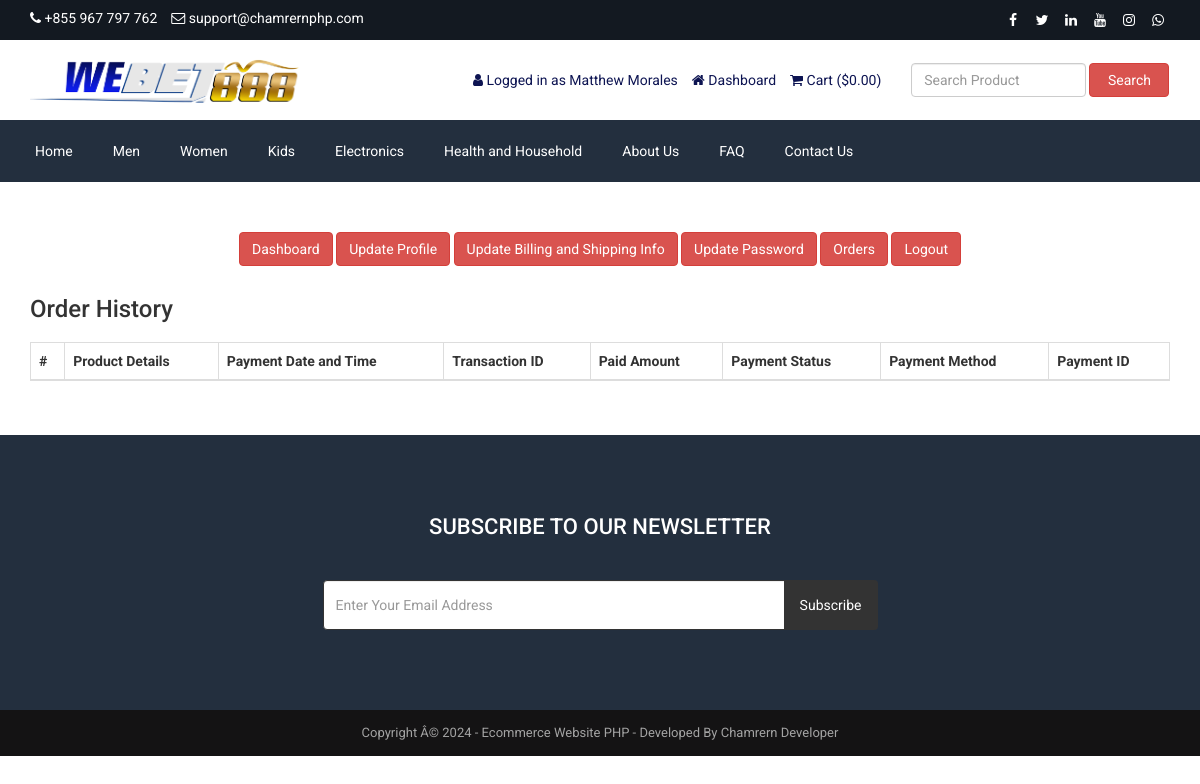
The app's page /customer-order.php (signed in) with its own data.
### tables this page shows
CREATE TABLE IF NOT EXISTS `tbl_settings` (
  `id` int(11) NOT NULL AUTO_INCREMENT,
  `logo` varchar(255) NOT NULL,
  `favicon` varchar(255) NOT NULL,
  `footer_about` text NOT NULL,
  `footer_copyright` text NOT NULL,
  `contact_address` text NOT NULL,
  `contact_email` varchar(255) NOT NULL,
  `contact_phone` varchar(255) NOT NULL,
  `contact_fax` varchar(255) NOT NULL,
  `contact_map_iframe` text NOT NULL,
  `receive_email` varchar(255) NOT NULL,
  `receive_email_subject` varchar(255) NOT NULL,
  `receive_email_thank_you_message` text NOT NULL,
  `forget_password_message` text NOT NULL,
  `total_recent_post_footer` int(10) NOT NULL,
  `total_popular_post_footer` int(10) NOT NULL,
  `total_recent_post_sidebar` int(11) NOT NULL,
  `total_popular_post_sidebar` int(11) NOT NULL,
  `total_featured_product_home` int(11) NOT NULL,
  `total_latest_product_home` int(11) NOT NULL,
  `total_popular_product_home` int(11) NOT NULL,
  `meta_title_home` text NOT NULL,
  `meta_keyword_home` text NOT NULL,
  `meta_description_home` text NOT NULL,
  `banner_login` varchar(255) NOT NULL,
  `banner_registration` varchar(255) NOT NULL,
  `banner_forget_password` varchar(255) NOT NULL,
  `banner_reset_password` varchar(255) NOT NULL,
  `banner_search` varchar(255) NOT NULL,
  `banner_cart` varchar(255) NOT NULL,
  `banner_checkout` varchar(255) NOT NULL,
  `banner_product_category` varchar(255) NOT NULL,
  `banner_blog` varchar(255) NOT NULL,
  `cta_title` varchar(255) NOT NULL,
  `cta_content` text NOT NULL,
  `cta_read_more_text` varchar(255) NOT NULL,
  `cta_read_more_url` varchar(255) NOT NULL,
  `cta_photo` varchar(255) NOT NULL,
  `featured_product_title` varchar(255) NOT NULL,
  `featured_product_subtitle` varchar(255) NOT NULL,
  `latest_product_title` varchar(255) NOT NULL,
  `latest_product_subtitle` varchar(255) NOT NULL,
  `popular_product_title` varchar(255) NOT NULL,
  `popular_product_subtitle` varchar(255) NOT NULL,
  `testimonial_title` varchar(255) NOT NULL,
  `testimonial_subtitle` varchar(255) NOT NULL,
  `testimonial_photo` varchar(255) NOT NULL,
  `blog_title` varchar(255) NOT NULL,
  `blog_subtitle` varchar(255) NOT NULL,
  `newsletter_text` text NOT NULL,
  `paypal_email` varchar(255) NOT NULL,
  `stripe_public_key` varchar(255) NOT NULL,
  `stripe_secret_key` varchar(255) NOT NULL,
  `bank_detail` text NOT NULL,
  `before_head` text NOT NULL,
  `after_body` text NOT NULL,
  `before_body` text NOT NULL,
  `home_service_on_off` int(11) NOT NULL,
  `home_welcome_on_off` int(11) NOT NULL,
  `home_featured_product_on_off` int(11) NOT NULL,
  `home_latest_product_on_off` int(11) NOT NULL,
  `home_popular_product_on_off` int(11) NOT NULL,
  `home_testimonial_on_off` int(11) NOT NULL,
  `home_blog_on_off` int(11) NOT NULL,
  `newsletter_on_off` int(11) NOT NULL,
  `ads_above_welcome_on_off` int(1) NOT NULL,
  `ads_above_featured_product_on_off` int(1) NOT NULL,
  `ads_above_latest_product_on_off` int(1) NOT NULL,
  `ads_above_popular_product_on_off` int(1) NOT NULL,
  `ads_above_testimonial_on_off` int(1) NOT NULL,
  `ads_category_sidebar_on_off` int(1) NOT NULL,
  PRIMARY KEY (`id`)
);

CREATE TABLE IF NOT EXISTS `tbl_social` (
  `social_id` int(11) NOT NULL AUTO_INCREMENT,
  `social_name` varchar(30) NOT NULL,
  `social_url` varchar(255) NOT NULL,
  `social_icon` varchar(30) NOT NULL,
  PRIMARY KEY (`social_id`)
);

CREATE TABLE IF NOT EXISTS `tbl_top_category` (
  `tcat_id` int(11) NOT NULL AUTO_INCREMENT,
  `tcat_name` varchar(255) NOT NULL,
  `show_on_menu` int(1) NOT NULL,
  PRIMARY KEY (`tcat_id`)
);

CREATE TABLE IF NOT EXISTS `tbl_page` (
  `id` int(11) NOT NULL AUTO_INCREMENT,
  `about_title` varchar(255) NOT NULL,
  `about_content` text NOT NULL,
  `about_banner` varchar(255) NOT NULL,
  `about_meta_title` varchar(255) NOT NULL,
  `about_meta_keyword` text NOT NULL,
  `about_meta_description` text NOT NULL,
  `faq_title` varchar(255) NOT NULL,
  `faq_banner` varchar(255) NOT NULL,
  `faq_meta_title` varchar(255) NOT NULL,
  `faq_meta_keyword` text NOT NULL,
  `faq_meta_description` text NOT NULL,
  `blog_title` varchar(255) NOT NULL,
  `blog_banner` varchar(255) NOT NULL,
  `blog_meta_title` varchar(255) NOT NULL,
  `blog_meta_keyword` text NOT NULL,
  `blog_meta_description` text NOT NULL,
  `contact_title` varchar(255) NOT NULL,
  `contact_banner` varchar(255) NOT NULL,
  `contact_meta_title` varchar(255) NOT NULL,
  `contact_meta_keyword` text NOT NULL,
  `contact_meta_description` text NOT NULL,
  `pgallery_title` varchar(255) NOT NULL,
  `pgallery_banner` varchar(255) NOT NULL,
  `pgallery_meta_title` varchar(255) NOT NULL,
  `pgallery_meta_keyword` text NOT NULL,
  `pgallery_meta_description` text NOT NULL,
  `vgallery_title` varchar(255) NOT NULL,
  `vgallery_banner` varchar(255) NOT NULL,
  `vgallery_meta_title` varchar(255) NOT NULL,
  `vgallery_meta_keyword` text NOT NULL,
  `vgallery_meta_description` text NOT NULL,
  PRIMARY KEY (`id`)
);

### customer-order.php (the view, shortened to what this page needs)
<?php require_once('header.php'); ?>
<div class="page">
    <div class="container">
        <div class="row">
            <div class="col-md-12">
                <?php require_once('customer-sidebar.php'); ?>
            </div>
            <div class="col-md-12">
                <div class="user-content">
                    <h3><?php echo LANG_VALUE_25; ?></h3>
                    <div class="table-responsive">
                        <table class="table table-bordered table-striped table-hover">
                            <thead>
                                <tr>
                                    <th><?php echo '#' ?></th>
                                    <th><?php echo LANG_VALUE_48; ?></th>
                                    <th><?php echo LANG_VALUE_27; ?></th>
                                    <th><?php echo LANG_VALUE_28; ?></th>
                                    <th><?php echo LANG_VALUE_29; ?></th>
                                    <th><?php echo LANG_VALUE_30; ?></th>
                                    <th><?php echo LANG_VALUE_31; ?></th>
                                    <th><?php echo LANG_VALUE_32; ?></th>
                                </tr>
                            </thead>
                        </table>
                        <div class="pagination" style="overflow: hidden;">
                    </div>
                </div>
            </div>
        </div>
    </div>
</div>
<?php require_once('footer.php'); ?>

### header.php (shortened to what this page needs)
<?php
include("admin/inc/config.php");
$statement = $pdo->prepare("SELECT * FROM tbl_settings WHERE id=1");
$statement->execute();
$result = $statement->fetchAll(PDO::FETCH_ASSOC);
foreach ($result as $row) {
	$logo = $row['logo'];
	$contact_email = $row['contact_email'];
	$contact_phone = $row['contact_phone'];
}
?>
<!DOCTYPE html>
<html lang="en">
<head>
	<link rel="stylesheet" href="assets/css/bootstrap.min.css">
	<link rel="stylesheet" href="assets/css/font-awesome.min.css">
	<link rel="stylesheet" href="assets/css/owl.carousel.min.css">
	<link rel="stylesheet" href="assets/css/owl.theme.default.min.css">
	<link rel="stylesheet" href="assets/css/jquery.bxslider.min.css">
	<link rel="stylesheet" href="assets/css/magnific-popup.css">
	<link rel="stylesheet" href="assets/css/rating.css">
	<link rel="stylesheet" href="assets/css/spacing.css">
	<link rel="stylesheet" href="assets/css/bootstrap-touch-slider.css">
	<link rel="stylesheet" href="assets/css/animate.min.css">
	<link rel="stylesheet" href="assets/css/tree-menu.css">
	<link rel="stylesheet" href="assets/css/select2.min.css">
	<link rel="stylesheet" href="assets/css/main.css">
	<link rel="stylesheet" href="assets/css/responsive.css">
	<?php
	$statement = $pdo->prepare("SELECT * FROM tbl_page WHERE id=1");
	$statement->execute();
	$result = $statement->fetchAll(PDO::FETCH_ASSOC);
	?>
</head>
<body>
	<div class="top">
		<div class="container">
			<div class="row">
				<div class="col-md-6 col-sm-6 col-xs-12">
					<div class="left">
						<ul>
							<li><i class="fa fa-phone"></i> <?php echo $contact_phone; ?></li>
							<li><i class="fa fa-envelope-o"></i> <?php echo $contact_email; ?></li>
						</ul>
					</div>
				</div>
				<div class="col-md-6 col-sm-6 col-xs-12">
					<div class="right">
						<ul>
							<?php
							$statement = $pdo->prepare("SELECT * FROM tbl_social");
							$statement->execute();
							$result = $statement->fetchAll(PDO::FETCH_ASSOC);
							foreach ($result as $row) {
							?>
								<?php if ($row['social_url'] != '') : ?>
									<li><a href="<?php echo $row['social_url']; ?>"><i class="<?php echo $row['social_icon']; ?>"></i></a></li>
								<?php endif; ?>
							<?php
							}
							?>
						</ul>
					</div>
				</div>
			</div>
		</div>
	</div>
	<div class="header" id="head">
		<div class="container">
			<div class="row inner">
				<div class="col-md-4 logo">
					<a href="/"><img src="assets/uploads/<?php echo $logo; ?>" alt="logo image"></a>
				</div>
				<div class="col-md-5 right">
					<ul>
						<?php
						if (isset($_SESSION['customer'])) {
						?>
							<li><i class="fa fa-user"></i> <?php echo LANG_VALUE_13; ?> <?php echo $_SESSION['customer']['cust_name']; ?></li>
							<li><a href="dashboard.php"><i class="fa fa-home"></i> <?php echo LANG_VALUE_89; ?></a></li>
						<?php
						} else {
						?>
							<li><a href="login.php"><i class="fa fa-sign-in"></i> <?php echo LANG_VALUE_9; ?></a></li>
							<li><a href="registration.php"><i class="fa fa-user-plus"></i> <?php echo LANG_VALUE_15; ?></a></li>
						<?php
						}
						?>
						<li><a href="cart.php"><i class="fa fa-shopping-cart"></i> <?php echo LANG_VALUE_18; ?> (<?php echo LANG_VALUE_1; ?><?php
																																			if (isset($_SESSION['cart_p_id'])) {
																																				$table_total_price = 0;
																																				$i = 0;
																																				foreach ($_SESSION['cart_p_qty'] as $key => $value) {
																																					$i++;
																																					$arr_cart_p_qty[$i] = $value;
																																				}
																																				$i = 0;
																																				foreach ($_SESSION['cart_p_current_price'] as $key => $value) {
																																					$i++;
																																					$arr_cart_p_current_price[$i] = $value;
																																				}
																																				for ($i = 1; $i <= count($arr_cart_p_qty); $i++) {
																																					$row_total_price = $arr_cart_p_current_price[$i] * $arr_cart_p_qty[$i];
																																					$table_total_price = $table_total_price + $row_total_price;
																																				}
																																				echo $table_total_price;
																																			} else {
																																				echo '0.00';
																																			}
																																			?>)</a></li>
					</ul>
				</div>
				<div class="col-md-3 search-area">
					<form class="navbar-form navbar-left" role="search" action="search-result.php" method="get">
						<div class="form-group">
							<input type="text" class="form-control search-top" placeholder="<?php echo LANG_VALUE_2; ?>" name="search_text">
						</div>
						<button type="submit" class="btn btn-danger"><?php echo LANG_VALUE_3; ?></button>
					</form>
				</div>
			</div>
		</div>
	</div>
	<div class="nav" id="navBar">
		<div class="container" id="menu">
			<div class="row">
				<div class="col-md-12 pl_0 pr_0">
					<div class="menu-container">
						<div class="menu">
							<ul>
								<li><a href="/">Home</a></li>
								<?php
								$statement = $pdo->prepare("SELECT * FROM tbl_top_category WHERE show_on_menu=1");
								$statement->execute();
								$result = $statement->fetchAll(PDO::FETCH_ASSOC);
								foreach ($result as $row) {
								?>
									<li><a href="product-category?id=<?php echo $row['tcat_id']; ?>&type=top-category"><?php echo $row['tcat_name']; ?></a>
									</li>
								<?php
								}
								?>
								<?php
								$statement = $pdo->prepare("SELECT * FROM tbl_page WHERE id=1");
								$statement->execute();
								$result = $statement->fetchAll(PDO::FETCH_ASSOC);
								foreach ($result as $row) {
									$about_title = $row['about_title'];
									$faq_title = $row['faq_title'];
									$contact_title = $row['contact_title'];
								}
								?>
								<li><a href="about"><?php echo $about_title; ?></a></li>
								<li><a href="faq"><?php echo $faq_title; ?></a></li>
								<li><a href="contact"><?php echo $contact_title; ?></a></li>
							</ul>
						</div>
					</div>
				</div>
			</div>
		</div>
	</div>

### footer.php (shortened to what this page needs)
<?php
$statement = $pdo->prepare("SELECT * FROM tbl_settings WHERE id=1");
$statement->execute();
$result = $statement->fetchAll(PDO::FETCH_ASSOC);
foreach ($result as $row) {
	$footer_copyright = $row['footer_copyright'];
	$newsletter_on_off = $row['newsletter_on_off'];
}
?>
<?php if ($newsletter_on_off == 1) : ?>
	<section class="home-newsletter">
		<div class="container">
			<div class="row">
				<div class="col-md-6 col-md-offset-3">
					<div class="single">
						<form action="" method="post">
							<h2><?php echo LANG_VALUE_93; ?></h2>
							<div class="input-group">
								<input type="email" class="form-control" placeholder="<?php echo LANG_VALUE_95; ?>" name="email_subscribe">
								<span class="input-group-btn">
									<button class="btn btn-theme" type="submit" name="form_subscribe"><?php echo LANG_VALUE_92; ?></button>
								</span>
							</div>
					</div>
				</div>
			</div>
		</div>
	</section>
<?php endif; ?>
<div class="footer-bottom">
	<div class="container">
		<div class="row">
			<div class="col-md-12 copyright">
				<?php echo $footer_copyright; ?>
			</div>
		</div>
	</div>
</div>
</body>
</html>

### records on screen
tbl_settings: contact_phone "+855 967 797 762", contact_email "support@chamrernphp.com", logo (picture), footer_copyright "Copyright Â© 2024 - Ecommerce Website PHP - Developed By Chamrern Developer"
tbl_top_category: tcat_name "Men"
tbl_top_category: tcat_name "Women"
tbl_top_category: tcat_name "Kids"
tbl_top_category: tcat_name "Electronics"
tbl_top_category: tcat_name "Health and Household"
tbl_page: about_title "About Us", faq_title "FAQ", contact_title "Contact Us"

### other values on screen
LANG_VALUE_13 "Logged in as"
$_SESSION['customer']['cust_name'] "Matthew Morales"
LANG_VALUE_89 "Dashboard"
LANG_VALUE_18 "Cart"
LANG_VALUE_1 "$"
LANG_VALUE_3 "Search"
LANG_VALUE_117 "Update Profile"
LANG_VALUE_88 "Update Billing and Shipping Info"
LANG_VALUE_99 "Update Password"
LANG_VALUE_24 "Orders"
LANG_VALUE_14 "Logout"
LANG_VALUE_25 "Order History"
LANG_VALUE_48 "Product Details"
LANG_VALUE_27 "Payment Date and Time"
LANG_VALUE_28 "Transaction ID"
